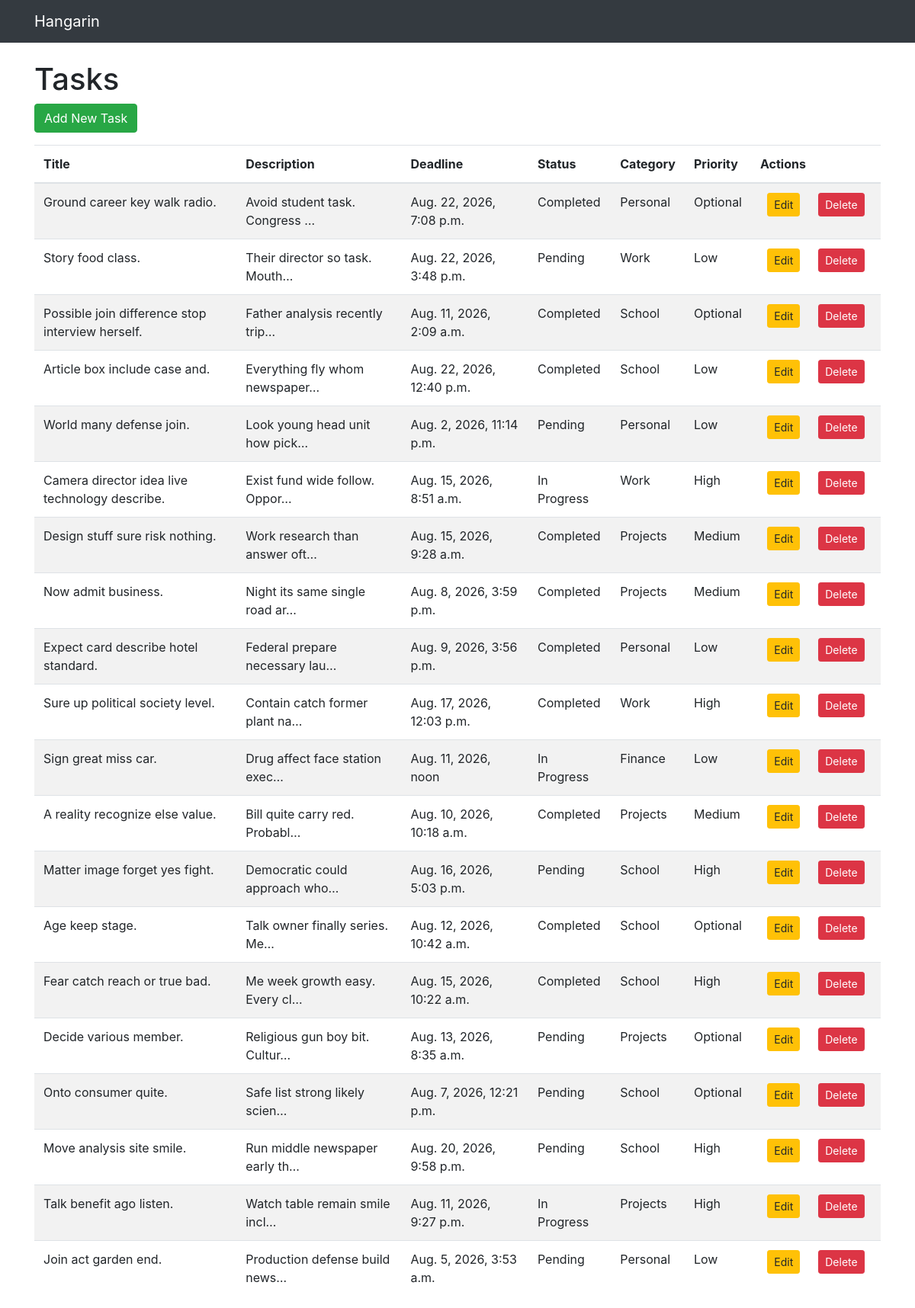
/tasks/, run on an earlier commit of the app's database.
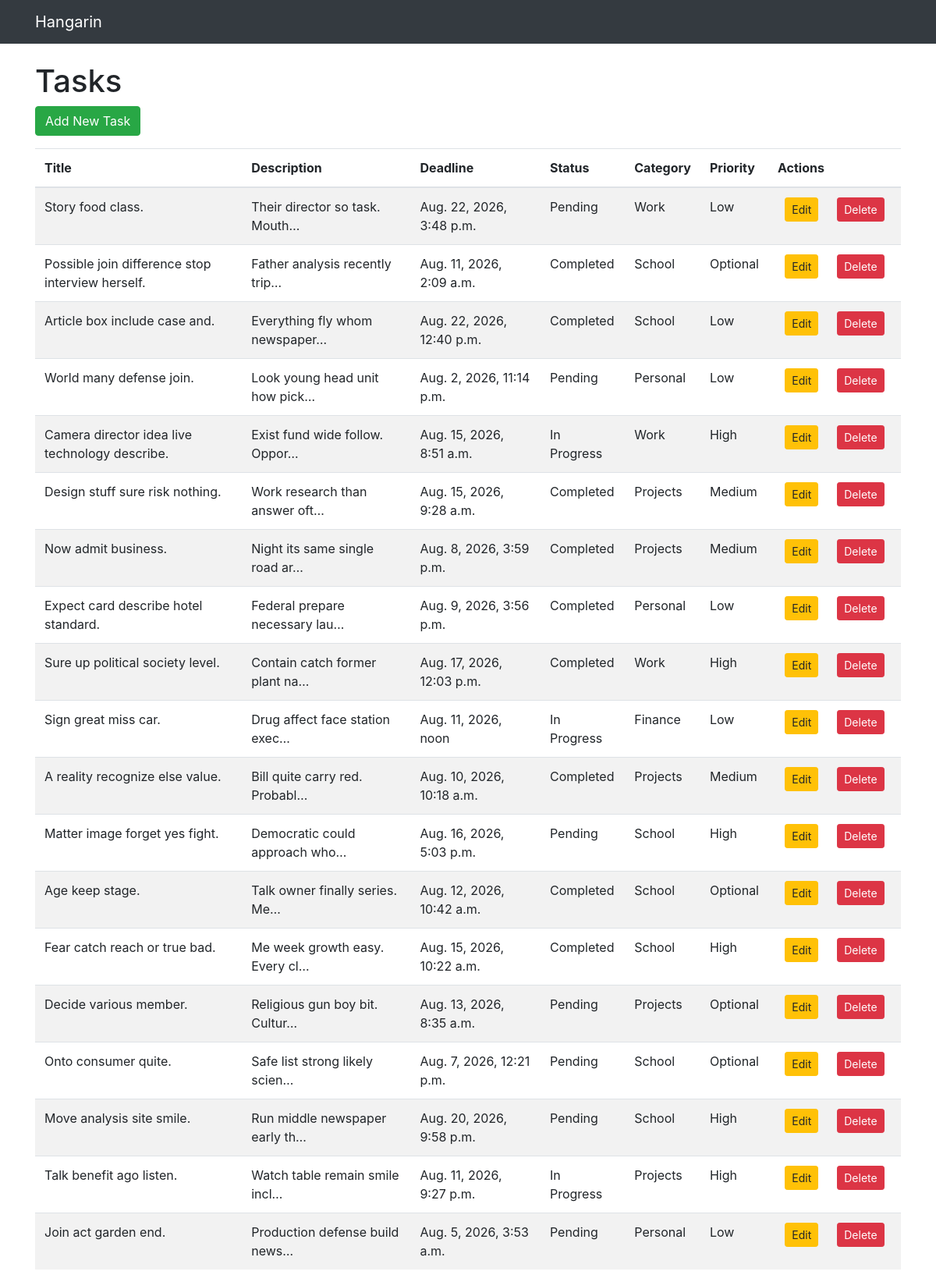
And on a later commit of the database.
### tasks/models.py (models this page shows, shortened)
class Task(models.Model):
    STATUS_CHOICES = [
        ("Pending", "Pending"),
        ("In Progress", "In Progress"),
        ("Completed", "Completed"),
    ]
    title = models.CharField(max_length=200)
    description = models.TextField(blank=True)
    deadline = models.DateTimeField(default=timezone.now)
    status = models.CharField(max_length=50, choices=STATUS_CHOICES, default="Pending")
    category = models.ForeignKey(Category, on_delete=models.SET_NULL, null=True, blank=True)
    priority = models.ForeignKey(Priority, on_delete=models.SET_NULL, null=True, blank=True)
    class Meta:
        verbose_name = "Task"
        verbose_name_plural = "Tasks"

class Category(models.Model):
    name = models.CharField(max_length=100)
    class Meta:
        verbose_name = "Category"
        verbose_name_plural = "Categories"

class Priority(models.Model):
    name = models.CharField(max_length=50)
    class Meta:
        verbose_name = "Priority"
        verbose_name_plural = "Priorities"

### tasks/views.py (the view)
# urls.py: path('tasks/', views.TaskListView.as_view(), name='task_list'),
class TaskListView(ListView):
    model = Task
    template_name = 'tasks/task_list.html'
    context_object_name = 'tasks'

### templates/tasks/task_list.html (shortened to what this page needs)
{% extends 'base.html' %}
{% block content %}
<h1>Tasks</h1>
<a href="{% url 'tasks:task_create' %}" class="btn btn-success mb-3 mobile-stack-btn">
    Add New Task
</a>
<div class="table-responsive">
    <table class="table table-striped">
        <thead>
            <tr>
                <th>Title</th>
                <th>Description</th>
                <th>Deadline</th>
                <th>Status</th>
                <th>Category</th>
                <th>Priority</th>
                <th>Actions</th>
            </tr>
        </thead>
        <tbody>
            {% for task in tasks %}
            <tr>
                <td>{{ task.title }}</td>
                <td>{{ task.description|truncatechars:30 }}</td>
                <td>{{ task.deadline }}</td>
                <td>{{ task.status }}</td>
                <td>{{ task.category.name }}</td>
                <td>{{ task.priority.name }}</td>
                <td>
                    <div class="action-buttons">
                        <a href="{% url 'tasks:task_update' task.pk %}" class="btn btn-sm btn-warning">Edit</a>
                        <a href="{% url 'tasks:task_delete' task.pk %}" class="btn btn-sm btn-danger">Delete</a>
                    </div>
                </td>
            </tr>
            {% empty %}
            <tr><td colspan="7">No tasks yet.</td></tr>
            {% endfor %}
        </tbody>
    </table>
</div>
{% endblock %}

### templates/base.html (shortened to what this page needs)
{% load static %}
<!DOCTYPE html>
<html lang="en">
<head>
    <link rel="stylesheet" href="https://cdn.jsdelivr.net/npm/bootstrap@4.6.2/dist/css/bootstrap.min.css">
    <link rel="stylesheet" href="{% static 'css/custom.css' %}?v=4">
</head>
<body>
    <nav class="navbar navbar-dark bg-dark">
        <div class="container">
            <a class="navbar-brand" href="{% url 'tasks:home' %}">Hangarin</a>
        </div>
    </nav>
    <div class="container mt-4">
        {% block content %}{% endblock %}
    </div>
</body>
</html>

### tasks/static/css/custom.css (style rules this page uses)
.action-buttons { display: flex !important; flex-direction: row !important; flex-wrap: nowrap !important; gap: 0.25in !important; justify-content: center; align-items: center; }
.action-buttons .btn { flex: 0 0 auto !important; white-space: nowrap !important; margin: 0 !important; text-align: center; }
.table td:last-child, .table th:last-child { min-width: 170px; }

What changed in the data, as far as the page shows it:
removed Task: title "Ground career key walk radio.", description "Avoid student task. Congress …", deadline "Aug. 22, 2026, 7:08 p.m.", status "Completed", category.name "Personal", priority.name "Optional"
